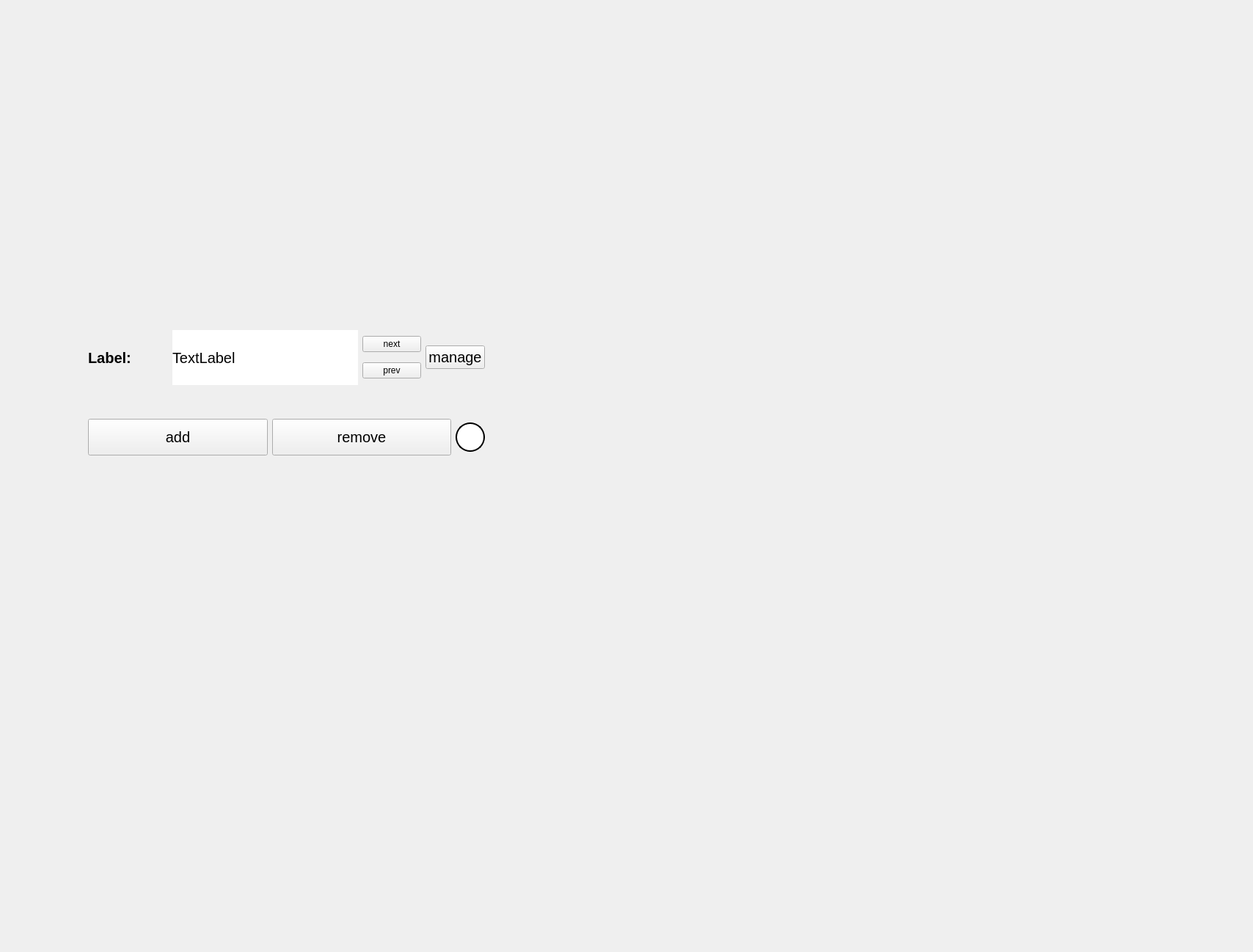
<?xml version="1.0" encoding="UTF-8"?>
<ui version="4.0">
 <class>LabelAssignment</class>
 <widget class="QWidget" name="LabelAssignment">
  <property name="geometry">
   <rect>
    <x>0</x>
    <y>0</y>
    <width>1708</width>
    <height>1298</height>
   </rect>
  </property>
  <property name="windowTitle">
   <string>Form</string>
  </property>
  <widget class="QWidget" name="verticalLayoutWidget_2">
   <property name="geometry">
    <rect>
     <x>110</x>
     <y>440</y>
     <width>561</width>
     <height>202</height>
    </rect>
   </property>
   <layout class="QVBoxLayout" name="labelPanel">
    <property name="bottomMargin">
     <number>10</number>
    </property>
    <item>
     <layout class="QHBoxLayout" name="horizontalLayout">
      <property name="leftMargin">
       <number>10</number>
      </property>
      <property name="rightMargin">
       <number>10</number>
      </property>
      <item>
       <widget class="QLabel" name="fixedText">
        <property name="sizePolicy">
         <sizepolicy hsizetype="Fixed" vsizetype="Preferred">
          <horstretch>0</horstretch>
          <verstretch>0</verstretch>
         </sizepolicy>
        </property>
        <property name="minimumSize">
         <size>
          <width>25</width>
          <height>0</height>
         </size>
        </property>
        <property name="font">
         <font>
          <pointsize>15</pointsize>
          <bold>true</bold>
         </font>
        </property>
        <property name="text">
         <string>Label:</string>
        </property>
        <property name="margin">
         <number>10</number>
        </property>
       </widget>
      </item>
      <item>
       <spacer name="horizontalSpacer">
        <property name="orientation">
         <enum>Qt::Horizontal</enum>
        </property>
        <property name="sizeHint" stdset="0">
         <size>
          <width>50</width>
          <height>75</height>
         </size>
        </property>
       </spacer>
      </item>
      <item>
       <widget class="QLabel" name="CurrentLabel">
        <property name="sizePolicy">
         <sizepolicy hsizetype="Expanding" vsizetype="Preferred">
          <horstretch>100</horstretch>
          <verstretch>0</verstretch>
         </sizepolicy>
        </property>
        <property name="maximumSize">
         <size>
          <width>16777215</width>
          <height>16777215</height>
         </size>
        </property>
        <property name="baseSize">
         <size>
          <width>0</width>
          <height>0</height>
         </size>
        </property>
        <property name="font">
         <font>
          <pointsize>15</pointsize>
         </font>
        </property>
        <property name="autoFillBackground">
         <bool>false</bool>
        </property>
        <property name="styleSheet">
         <string notr="true">background-color: rgb(255, 255, 255);</string>
        </property>
        <property name="frameShape">
         <enum>QFrame::NoFrame</enum>
        </property>
        <property name="frameShadow">
         <enum>QFrame::Plain</enum>
        </property>
        <property name="text">
         <string>TextLabel</string>
        </property>
        <property name="textFormat">
         <enum>Qt::AutoText</enum>
        </property>
       </widget>
      </item>
      <item>
       <layout class="QVBoxLayout" name="verticalLayout_2">
        <item>
         <widget class="QPushButton" name="NextButton">
          <property name="text">
           <string>next</string>
          </property>
         </widget>
        </item>
        <item>
         <widget class="QPushButton" name="previousButton">
          <property name="text">
           <string>prev</string>
          </property>
         </widget>
        </item>
       </layout>
      </item>
      <item>
       <widget class="QPushButton" name="itemlistButton">
        <property name="enabled">
         <bool>true</bool>
        </property>
        <property name="font">
         <font>
          <pointsize>15</pointsize>
         </font>
        </property>
        <property name="layoutDirection">
         <enum>Qt::LeftToRight</enum>
        </property>
        <property name="text">
         <string>manage</string>
        </property>
        <property name="shortcut">
         <string notr="true"/>
        </property>
        <property name="checkable">
         <bool>false</bool>
        </property>
       </widget>
      </item>
     </layout>
    </item>
    <item>
     <spacer name="verticalSpacer">
      <property name="orientation">
       <enum>Qt::Vertical</enum>
      </property>
      <property name="sizeType">
       <enum>QSizePolicy::Fixed</enum>
      </property>
      <property name="sizeHint" stdset="0">
       <size>
        <width>1</width>
        <height>20</height>
       </size>
      </property>
     </spacer>
    </item>
    <item>
     <layout class="QHBoxLayout" name="horizontalLayout_3">
      <property name="leftMargin">
       <number>10</number>
      </property>
      <property name="topMargin">
       <number>10</number>
      </property>
      <property name="rightMargin">
       <number>10</number>
      </property>
      <item>
       <widget class="QPushButton" name="assignButton">
        <property name="sizePolicy">
         <sizepolicy hsizetype="Expanding" vsizetype="Fixed">
          <horstretch>0</horstretch>
          <verstretch>0</verstretch>
         </sizepolicy>
        </property>
        <property name="minimumSize">
         <size>
          <width>0</width>
          <height>50</height>
         </size>
        </property>
        <property name="maximumSize">
         <size>
          <width>16777215</width>
          <height>16777215</height>
         </size>
        </property>
        <property name="font">
         <font>
          <pointsize>15</pointsize>
         </font>
        </property>
        <property name="styleSheet">
         <string notr="true">/*background-color: rgb(168, 226, 125);
padding: 5;
color:  black;
*/ </string>
        </property>
        <property name="text">
         <string>add</string>
        </property>
       </widget>
      </item>
      <item>
       <widget class="QPushButton" name="unassignButton">
        <property name="sizePolicy">
         <sizepolicy hsizetype="Expanding" vsizetype="Fixed">
          <horstretch>0</horstretch>
          <verstretch>0</verstretch>
         </sizepolicy>
        </property>
        <property name="minimumSize">
         <size>
          <width>0</width>
          <height>50</height>
         </size>
        </property>
        <property name="font">
         <font>
          <pointsize>15</pointsize>
         </font>
        </property>
        <property name="styleSheet">
         <string notr="true">/*background-color: rgb(238, 0, 68);
padding: 5;
color:  white; 
*/</string>
        </property>
        <property name="text">
         <string>remove</string>
        </property>
       </widget>
      </item>
      <item>
       <widget class="QLabel" name="IndicatorAdded">
        <property name="sizePolicy">
         <sizepolicy hsizetype="Fixed" vsizetype="Fixed">
          <horstretch>0</horstretch>
          <verstretch>0</verstretch>
         </sizepolicy>
        </property>
        <property name="minimumSize">
         <size>
          <width>40</width>
          <height>40</height>
         </size>
        </property>
        <property name="baseSize">
         <size>
          <width>40</width>
          <height>40</height>
         </size>
        </property>
        <property name="styleSheet">
         <string notr="true">border-radius:          20px;
background-color:   white;
border:                 2px solid black;</string>
        </property>
        <property name="text">
         <string/>
        </property>
       </widget>
      </item>
     </layout>
    </item>
   </layout>
  </widget>
 </widget>
 <resources/>
 <connections/>
</ui>
